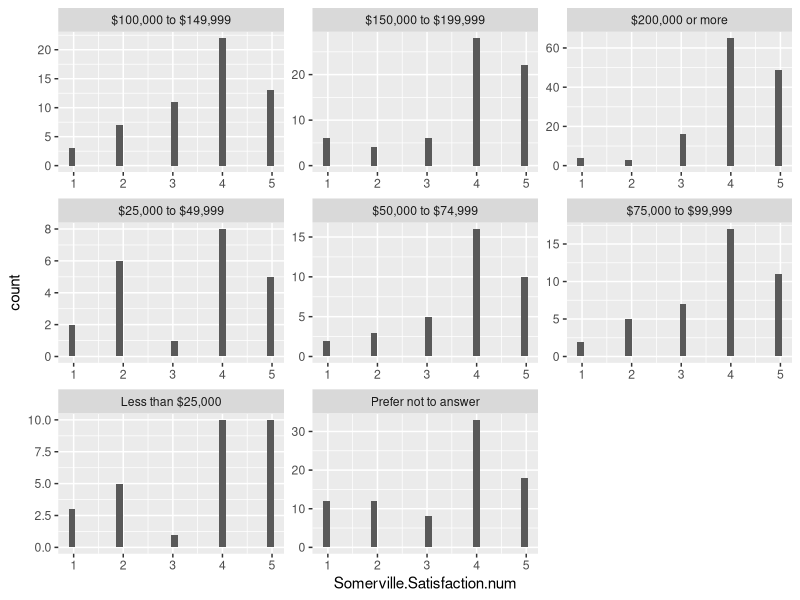
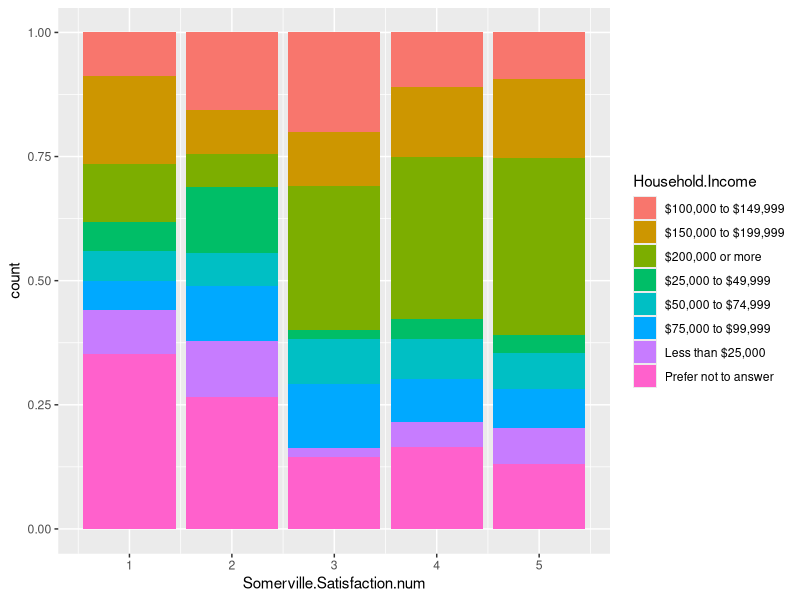

Recreate these plots in R, in order. (Note: this script raises an error after producing the figures.)
## ---- chunk 1
library(tidyverse)
library(ggplot2)
library(knitr)
## ---- chunk 2
# the refined comes from the data tidying that was previously done, if you run the code you'll get the new csv on your computer
Somerville_data <- read.csv("refined_somerville.csv")
View(Somerville_data)
## ---- chunk 3
# I think we need to decide if we want to do happiness or satisfaction because in the data cleaning, we took out happiness and only left in satisfaction. 
Somerville_data |>
  ggplot(aes(x = Somerville.Satisfaction.num)) + facet_wrap(vars(Household.Income), scales = "free") + geom_histogram()
## ---- chunk 4
Somerville_data |> filter(Year == 2025) |>
  ggplot(aes(x = Somerville.Satisfaction.num, fill = Household.Income)) + geom_bar(position = "fill")
## ---- chunk 5
barFunction <- function(var){
  Somerville_data |> 
    ggplot(aes(x = Somerville.Satisfaction.num, fill = {{var}})) + geom_bar(position = "fill")
  
}

var = c("Age", "Gender", "Race.Ethnicity", "Household.Income") |>
  map(var, barFunction)
## ---- chunk 6
# we also don't have some of these variables
Somerville_data |> 
  select(ID, Gender, Age, Race.Ethnicity) |>
  kable()
## ---- chunk 7
#seeing total number of participants
Somerville_data |>
  summarize(count = n()) |>
  kable()
## ---- chunk 8
#just seeing number of people in each race because it will def affect analyses
Somerville_data |>
  group_by(Race.Ethnicity) |>
  summarize(raceCount = n()) |>
  kable()
## ---- chunk 9
# attempting to write a function- this is just normal code
Somerville_data |>
  group_by(Race.Ethnicity) |>
  summarize(medianEduSat = median(Education.Quality.Satisfaction.num), 
            medianHap = median (Happiness.num))
## ---- chunk 10
#this one is weird bc the is.numeric is returning all of the numeric, even year, so I will try again, but idk if it will be right 
findingMedian <- function(data){
  data |>
  group_by(Race.Ethnicity) |>
  summarize(across(where(is.numeric), median))
}
## ---- chunk 11
findingMedian(Somerville_data) |>
  kable()
## ---- chunk 12
#function pt 2
findingMedian2 <- function(data){
 data |>
  group_by(Race.Ethnicity) |>
  summarize(across(c(Education.Quality.Satisfaction.num, Housing.Condition.Satisfaction.num, Feel.Part.Community.num, Somerville.Satisfaction.num, Happiness.num), median))
}
## ---- chunk 13
findingMedian2(Somerville_data)
## ---- chunk 14
s_data <- Somerville_data |>
  select(Education.Quality.Satisfaction.num, Housing.Condition.Satisfaction.num, Feel.Part.Community.num, Somerville.Satisfaction.num, Happiness.num)
## ---- chunk 15
#idk if this is right
histogramFunction <- function(col, data){
  data |> 
  ggplot(aes(x = {{col}})) + 
  geom_histogram() +
  labs(x = col)
}
## ---- chunk 16
map(s_data, histogramFunction, Somerville_data)
